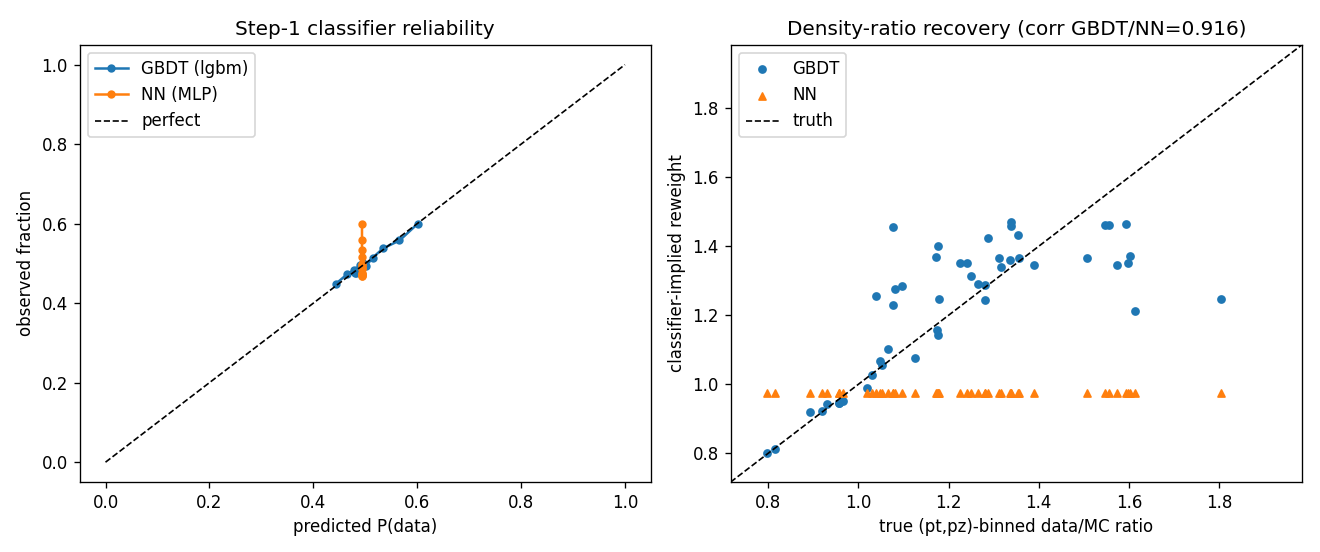

This chart was generated by the following Python code:
#!/usr/bin/env python
"""Classifier calibration + GBDT-vs-NN robustness for the OmniFold step-1 reweight.

Background (audit 2026-06-03, LITERATURE_NOTES.md). Every published OmniFold analysis
uses a neural-network classifier; this analysis uses LightGBM (GBDT). OmniFold's
reweighting w = p/(1-p) is only correct if the classifier output p is a calibrated
posterior probability (Practical Guide arXiv:2507.09582, T2K arXiv:2504.06857). A
referee will ask (a) is the GBDT output calibrated, and (b) does a neural network give
the same answer?

This script answers both at the step-1 reco classifier level (data vs MC reco) -- the
first and most data-driven OmniFold classification -- WITHOUT a full multi-hour unfold:

  1. Train a GBDT (LightGBM, the production estimator) and a small dense NN (sklearn
     MLPClassifier, the literature architecture) on the SAME data-vs-MC-reco problem.
  2. Reliability diagram (calibration_curve) for both on a held-out test set.
  3. Compare the implied per-event reweighting w = p/(1-p) from GBDT vs NN: if the two
     families agree, the OmniFold reweight is robust to the classifier choice.

A full NN-estimator unfold (5 iterations, all playlists) is the heavier confirmation;
see the note at the end for how to run it. Subsampled for speed; runs in ~1-2 min.

Run from repo root after `source setup_salloc_env.sh`:
  python 2d-unfolding/uq/classifier_calibration.py
"""
import argparse

import numpy as np
import ROOT

import matplotlib
matplotlib.use("Agg")
import matplotlib.pyplot as plt

from lightgbm import LGBMClassifier
from sklearn.neural_network import MLPClassifier
from sklearn.calibration import calibration_curve
from sklearn.model_selection import train_test_split
from sklearn.metrics import roc_auc_score, brier_score_loss
from sklearn.preprocessing import StandardScaler


def cols(tree_name, fname, branches, n, mask=None, seed=0):
    rdf = ROOT.RDataFrame(tree_name, fname)
    if mask:
        rdf = rdf.Filter(mask)
    d = rdf.AsNumpy(branches)
    X = np.column_stack([np.asarray(d[b], dtype=float) for b in branches])
    rng = np.random.default_rng(seed)
    if len(X) > n:
        X = X[rng.choice(len(X), n, replace=False)]
    return X


def main():
    ap = argparse.ArgumentParser()
    ap.add_argument("--omni", default="2d-unfolding/runEventLoopOmniFold_MEFHC.root")
    ap.add_argument("--n", type=int, default=200000, help="events per class (subsample)")
    ap.add_argument("--out", default="2d-unfolding/uq/classifier_calibration.png")
    args = ap.parse_args()

    # Step-1 problem: data reco (label 1) vs MC signal reco (label 0), reco features.
    data = cols("data", args.omni, ["measured", "measured_pz"], args.n,
                mask="measured_pass")
    mc = cols("mc_signal_reco", args.omni, ["sim", "sim_pz"], args.n,
              mask="sim_pass")
    X = np.vstack([data, mc])
    y = np.concatenate([np.ones(len(data)), np.zeros(len(mc))])
    Xtr, Xte, ytr, yte = train_test_split(X, y, test_size=0.3, random_state=0,
                                          stratify=y)

    # GBDT (production estimator) and dense NN (literature architecture).
    gbm = LGBMClassifier(n_estimators=100, num_leaves=8, learning_rate=0.1, verbose=-1)
    gbm.fit(Xtr, ytr)
    p_gbm = gbm.predict_proba(Xte)[:, 1]

    scaler = StandardScaler().fit(Xtr)
    nn = MLPClassifier(hidden_layer_sizes=(100, 100, 100), activation="relu",
                       alpha=1e-4, batch_size=1024, learning_rate_init=1e-3,
                       early_stopping=True, n_iter_no_change=10, max_iter=200,
                       random_state=0)
    nn.fit(scaler.transform(Xtr), ytr)
    p_nn = nn.predict_proba(scaler.transform(Xte))[:, 1]

    # Metrics
    def report(tag, p):
        auc = roc_auc_score(yte, p)
        brier = brier_score_loss(yte, p)
        print(f"[{tag}] AUC={auc:.4f}  Brier={brier:.4f}")
        return auc, brier
    print("\n===== STEP-1 CLASSIFIER CALIBRATION + GBDT vs NN =====")
    print(f"subsample: {len(data)} data + {len(mc)} MC reco events, 2 reco features")
    report("GBDT (lgbm)", p_gbm)
    report("NN  (MLP)  ", p_nn)

    print(f"AUC ~ 0.5 means data and MC reco are nearly indistinguishable (the MC models")
    print(f"the data well), so the step-1 reweight w=p/(1-p) is a small correction near 1.")

    # The OmniFold-relevant quantity is the *binned density ratio* the classifier learns,
    # not the per-event weight (which at AUC~0.5 is dominated by noise). Test whether each
    # method's reweight reproduces the TRUE (pt,pz)-binned data/MC ratio. Equal subsample
    # sizes -> r_true[bin] = N_data[bin]/N_mc[bin].
    eps = 1e-6
    def w_of(p):
        p = np.clip(p, eps, 1 - eps)
        return p / (1 - p)
    # coarse-ish observable bins for stable per-bin statistics
    pt_e = np.linspace(0, 2.5, 9)
    pz_e = np.linspace(1.5, 20.0, 9)
    is_mc = yte == 0
    Xmc = Xte[is_mc]
    Hd, _, _ = np.histogram2d(Xte[yte == 1][:, 0], Xte[yte == 1][:, 1], bins=[pt_e, pz_e])
    Hm, _, _ = np.histogram2d(Xmc[:, 0], Xmc[:, 1], bins=[pt_e, pz_e])
    occ = (Hd > 50) & (Hm > 50)
    r_true = np.where(Hm > 0, Hd / np.maximum(Hm, 1), 0.0)

    def binned_pred(p):
        w = w_of(p[is_mc])
        Hw, _, _ = np.histogram2d(Xmc[:, 0], Xmc[:, 1], bins=[pt_e, pz_e], weights=w)
        return np.where(Hm > 0, Hw / np.maximum(Hm, 1), 0.0)
    r_gbm = binned_pred(p_gbm)
    r_nn = binned_pred(p_nn)

    def recov(r):
        # how well reweighted-MC matches data per bin: |r_pred - r_true|/r_true
        d = np.abs(r[occ] - r_true[occ]) / np.maximum(r_true[occ], eps)
        return 100 * np.median(d), 100 * d.max()
    g_med, g_max = recov(r_gbm)
    n_med, n_max = recov(r_nn)
    corr = np.corrcoef(r_gbm[occ], r_nn[occ])[0, 1]
    print(f"\n[binned density ratio over {int(occ.sum())} (pt,pz) bins]")
    print(f"  true data/MC ratio spread: {100*(r_true[occ].max()-r_true[occ].min()):.1f}% "
          f"(how much reweighting there is to do)")
    print(f"  GBDT recovers r_true to: median {g_med:.2f}%  max {g_max:.2f}%")
    print(f"  NN   recovers r_true to: median {n_med:.2f}%  max {n_max:.2f}%")
    print(f"  corr(r_GBDT, r_NN) across bins = {corr:.4f}  (binned, not per-event)")

    # Plot: reliability + binned reweight agreement.
    fig, axes = plt.subplots(1, 2, figsize=(11, 4.6))
    ax = axes[0]
    for tag, p, c in [("GBDT (lgbm)", p_gbm, "C0"), ("NN (MLP)", p_nn, "C1")]:
        frac, mean = calibration_curve(yte, p, n_bins=15, strategy="quantile")
        ax.plot(mean, frac, "o-", color=c, label=tag, ms=4)
    ax.plot([0, 1], [0, 1], "k--", lw=1, label="perfect")
    ax.set_xlabel("predicted P(data)"); ax.set_ylabel("observed fraction")
    ax.set_title("Step-1 classifier reliability"); ax.legend()

    ax = axes[1]
    ax.scatter(r_true[occ], r_gbm[occ], s=18, c="C0", label="GBDT")
    ax.scatter(r_true[occ], r_nn[occ], s=18, c="C1", marker="^", label="NN")
    lim = [0.9 * r_true[occ].min(), 1.1 * r_true[occ].max()]
    ax.plot(lim, lim, "k--", lw=1, label="truth")
    ax.set_xlim(lim); ax.set_ylim(lim)
    ax.set_xlabel("true (pt,pz)-binned data/MC ratio")
    ax.set_ylabel("classifier-implied reweight")
    ax.set_title(f"Density-ratio recovery (corr GBDT/NN={corr:.3f})")
    ax.legend()
    fig.tight_layout()
    fig.savefig(args.out, dpi=120)
    print(f"[OK] wrote {args.out}")
    print("\nFull NN-estimator unfold (heavier confirmation) requires adding an 'mlp'")
    print("backend to unbinned_unfolding/python/omnifold.py and running via sbatch;")
    print("this classifier-level check is the cheap first-order robustness test.")


if __name__ == "__main__":
    main()
